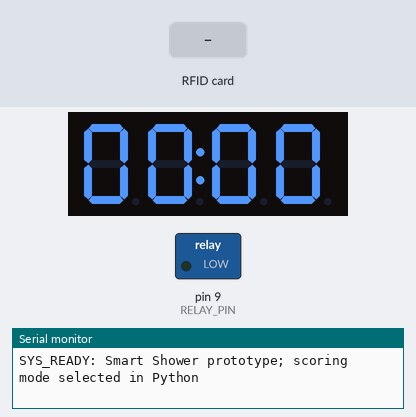
The sketch below on a simulated Arduino Uno, built with avr-gcc and run on an emulated ATmega328P. On the bench: 4-digit seven-segment display, switched loads named in the sketch (green lamp = pin HIGH), the last lines printed to the serial monitor. Inputs (shaded band) come from the test bench.

Above: at 1.2 s.
1.3 s: RFID card 40 40 40 40 held to the reader
At 2.7 s:
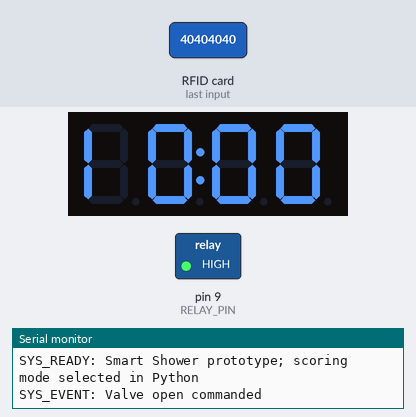
4.3 s: RFID card 5E 7A 19 C4 held to the reader
At 5.0 s:
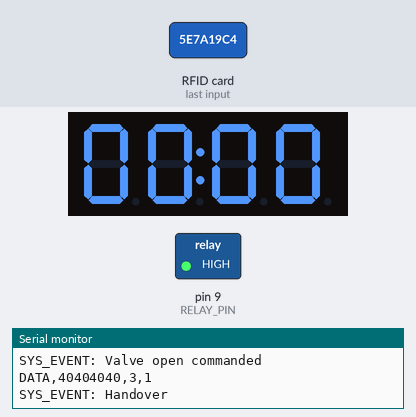
8.8 s: RFID card 5E 7A 19 C4 held to the reader
At 8.9 s:
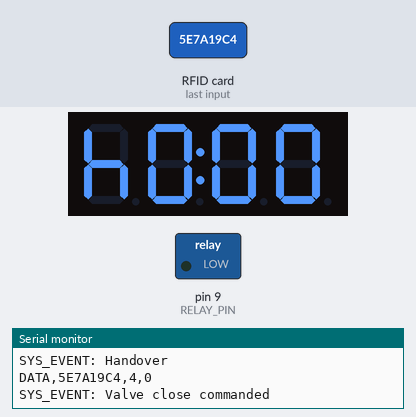
Timing chart, 0 to 11.8 s (numbered marks = the images above; inputs shaded):
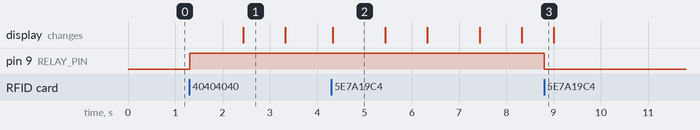

The sketch:

SmartShower.ino
```cpp
#include <Wire.h>
#include <Adafruit_PN532.h>
#include <TM1637Display.h>
#include "Session.h"

// Proposed UNO/Nano ATmega328P pin assignment. Rewire display from D3/D2 to D5/D4.
constexpr uint8_t RELAY_PIN = 9;
constexpr uint8_t CLK_PIN = 5;
constexpr uint8_t DIO_PIN = 4;
constexpr uint8_t PN532_IRQ = 2;
constexpr uint8_t PN532_RESET = 3;
constexpr bool RELAY_ACTIVE_HIGH = true; // Verify the actual relay/valve before connecting it.
constexpr bool DISPLAY_INVERTED = true;
constexpr uint32_t MAX_SESSION_SECONDS = 5999; // 99:59 bench-prototype limit, not a brochure requirement.
static_assert(RELAY_PIN != CLK_PIN && RELAY_PIN != DIO_PIN && CLK_PIN != DIO_PIN,
              "Relay and display pins must be distinct");
static_assert(CLK_PIN != PN532_IRQ && CLK_PIN != PN532_RESET &&
              DIO_PIN != PN532_IRQ && DIO_PIN != PN532_RESET,
              "Display and NFC pins must be distinct");

Adafruit_PN532 nfc(PN532_IRQ, PN532_RESET);
TM1637Display display(CLK_PIN, DIO_PIN);
Session session;
ScanGate scanGate;
uint32_t lastDisplay = 0;

void setValve(bool open) {
  digitalWrite(RELAY_PIN, (open == RELAY_ACTIVE_HIGH) ? HIGH : LOW);
}

uint8_t flipSegment(uint8_t b) {
  return ((b & 0x01) << 3) | ((b & 0x02) << 3) | ((b & 0x04) << 3) |
         ((b & 0x08) >> 3) | ((b & 0x10) >> 3) | ((b & 0x20) >> 3) |
         (b & 0x40) | (b & 0x80);
}

void showTime(uint32_t seconds) {
  if (seconds > MAX_SESSION_SECONDS) seconds = MAX_SESSION_SECONDS;
  const uint8_t digits[] = {uint8_t(seconds / 600), uint8_t((seconds / 60) % 10),
                            uint8_t((seconds % 60) / 10), uint8_t(seconds % 10)};
  uint8_t segments[4];
  for (uint8_t i = 0; i < 4; ++i) {
    segments[i] = display.encodeDigit(digits[DISPLAY_INVERTED ? 3 - i : i]);
    if (DISPLAY_INVERTED) segments[i] = flipSegment(segments[i]);
  }
  segments[1] |= 0x80; // Center colon; check physical orientation on your display.
  display.setSegments(segments);
}

void sendData(uint32_t seconds, uint8_t penalty) {
  if (seconds > MAX_SESSION_SECONDS) seconds = MAX_SESSION_SECONDS;
  Serial.print(F("DATA,"));
  for (uint8_t i = 0; i < session.length; ++i) {
    if (session.uid[i] < 0x10) Serial.print('0');
    Serial.print(session.uid[i], HEX);
  }
  Serial.print(','); Serial.print(seconds); Serial.print(','); Serial.println(penalty);
}

void fail(const __FlashStringHelper *message) {
  setValve(false);
  Serial.println(message);
  const uint8_t dash[] = {0x40, 0x40, 0x40, 0x40};
  display.setSegments(dash);
  while (true) {} // Restart after fixing the reader. Output remains in the close-command state.
}

void setup() {
  // Set output latch before switching to OUTPUT to reduce startup relay glitches.
  setValve(false); pinMode(RELAY_PIN, OUTPUT);
  Serial.begin(115200);
  display.setBrightness(7); showTime(0);
  nfc.begin();
  if (!nfc.getFirmwareVersion()) fail(F("SYS_ERROR: PN532 missing"));
  if (!nfc.SAMConfig() || !nfc.setPassiveActivationRetries(0x00))
    fail(F("SYS_ERROR: NFC setup failed"));
  Serial.println(F("SYS_READY: Smart Shower prototype; scoring mode selected in Python"));
}

void loop() {
  uint32_t now = millis();
  if (session.open && session.seconds(now) >= MAX_SESSION_SECONDS) {
    setValve(false);
    sendData(MAX_SESSION_SECONDS, 0); // Normal mode awards 0 at this duration.
    session.open = false;
    Serial.println(F("SYS_EVENT: Session time limit; close commanded"));
  }

  uint8_t uid[10] = {0}; // Allow a 10-byte ISO14443 UID response; accept only 4/7 below.
  uint8_t length = 0;
  // Finite PN532 retries avoid leaving an infinite target request pending after timeout.
  // This is a bounded blocking read, not real-time/nonblocking firmware.
  bool present = nfc.readPassiveTargetID(PN532_MIFARE_ISO14443A, uid, &length, 200);
  now = millis();
  if (present && length != 4 && length != 7) return;
  if (scanGate.update(present, now)) {
    if (!session.open) {
      session.begin(uid, length, now); setValve(true);
      Serial.println(F("SYS_EVENT: Valve open commanded"));
    } else if (session.same(uid, length)) {
      setValve(false); sendData(session.seconds(now), 0); session.open = false;
      Serial.println(F("SYS_EVENT: Valve close commanded"));
    } else {
      sendData(session.seconds(now), 1); // Previous user is ineligible for points.
      session.begin(uid, length, now); // Keep valve open; new user starts at zero.
      Serial.println(F("SYS_EVENT: Handover"));
    }
  }
  if ((uint32_t)(now - lastDisplay) >= 100UL) {
    showTime(session.open ? session.seconds(now) : 0);
    lastDisplay = now;
  }
}
```

Session.h
```cpp
#pragma once
#include <stdint.h>
#include <string.h>

// Platform-independent state logic; exercised by tests/firmware_test.cpp.
struct Session {
  bool open = false;
  uint32_t started = 0;
  uint8_t uid[7] = {0};
  uint8_t length = 0;
  bool same(const uint8_t *other, uint8_t size) const {
    return open && size == length && memcmp(uid, other, size) == 0;
  }
  void begin(const uint8_t *other, uint8_t size, uint32_t now) {
    memcpy(uid, other, size); length = size; started = now; open = true;
  }
  uint32_t seconds(uint32_t now) const { return (uint32_t)(now - started) / 1000UL; }
};

struct ScanGate {
  bool armed = true;
  bool sawAbsence = false;
  uint32_t absentSince = 0;
  // Card must leave the field for 750 ms before ANY subsequent scan is accepted.
  bool update(bool present, uint32_t now) {
    if (present) {
      sawAbsence = false;
      if (!armed) return false;
      armed = false;
      return true;
    }
    if (!sawAbsence) { sawAbsence = true; absentSince = now; }
    if ((uint32_t)(now - absentSince) >= 750UL) armed = true;
    return false;
  }
};
```

Measured:
- after the input at 1.3 s, pin 9 (RELAY_PIN): LOW → HIGH at once; the display: changes after 1.1 s (image 1)
- after the input at 8.8 s, pin 9 (RELAY_PIN): HIGH → LOW at once
- what the display in image 1 shows lasts 0.9 s, from 2.4 s to 3.3 s
- what the display in image 2 shows lasts 1.1 s, from 4.3 s to 5.4 s
